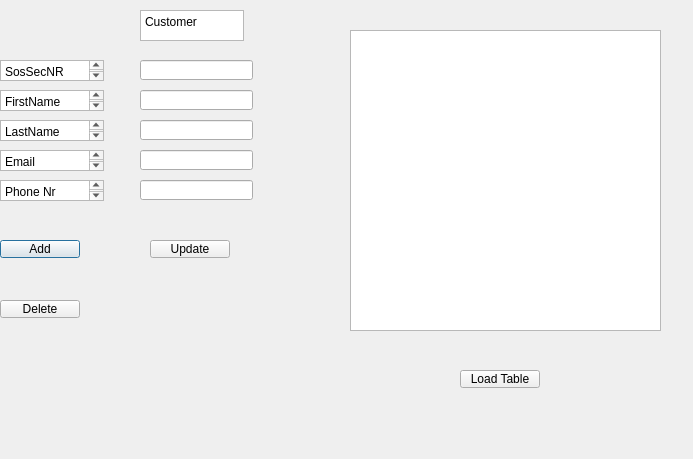
<?xml version="1.0" encoding="UTF-8"?>
<ui version="4.0">
 <class>CustAdd</class>
 <widget class="QDialog" name="CustAdd">
  <property name="geometry">
   <rect>
    <x>0</x>
    <y>0</y>
    <width>693</width>
    <height>459</height>
   </rect>
  </property>
  <property name="windowTitle">
   <string>Dialog</string>
  </property>
  <widget class="QPlainTextEdit" name="plainTextEdit">
   <property name="geometry">
    <rect>
     <x>140</x>
     <y>10</y>
     <width>104</width>
     <height>31</height>
    </rect>
   </property>
   <property name="plainText">
    <string>Customer</string>
   </property>
  </widget>
  <widget class="QLineEdit" name="SosSecNr">
   <property name="geometry">
    <rect>
     <x>140</x>
     <y>60</y>
     <width>113</width>
     <height>20</height>
    </rect>
   </property>
  </widget>
  <widget class="QLineEdit" name="FirstName">
   <property name="geometry">
    <rect>
     <x>140</x>
     <y>90</y>
     <width>113</width>
     <height>20</height>
    </rect>
   </property>
  </widget>
  <widget class="QLineEdit" name="LastName">
   <property name="geometry">
    <rect>
     <x>140</x>
     <y>120</y>
     <width>113</width>
     <height>20</height>
    </rect>
   </property>
  </widget>
  <widget class="QLineEdit" name="Email">
   <property name="geometry">
    <rect>
     <x>140</x>
     <y>150</y>
     <width>113</width>
     <height>20</height>
    </rect>
   </property>
  </widget>
  <widget class="QPlainTextEdit" name="plainTextEdit_2">
   <property name="geometry">
    <rect>
     <x>0</x>
     <y>60</y>
     <width>104</width>
     <height>21</height>
    </rect>
   </property>
   <property name="plainText">
    <string>SosSecNR</string>
   </property>
  </widget>
  <widget class="QLineEdit" name="PhoneNr">
   <property name="geometry">
    <rect>
     <x>140</x>
     <y>180</y>
     <width>113</width>
     <height>20</height>
    </rect>
   </property>
  </widget>
  <widget class="QPlainTextEdit" name="plainTextEdit_4">
   <property name="geometry">
    <rect>
     <x>0</x>
     <y>120</y>
     <width>104</width>
     <height>21</height>
    </rect>
   </property>
   <property name="plainText">
    <string>LastName</string>
   </property>
  </widget>
  <widget class="QPlainTextEdit" name="plainTextEdit_6">
   <property name="geometry">
    <rect>
     <x>0</x>
     <y>180</y>
     <width>104</width>
     <height>21</height>
    </rect>
   </property>
   <property name="plainText">
    <string>Phone Nr</string>
   </property>
  </widget>
  <widget class="QPlainTextEdit" name="plainTextEdit_5">
   <property name="geometry">
    <rect>
     <x>0</x>
     <y>150</y>
     <width>104</width>
     <height>21</height>
    </rect>
   </property>
   <property name="plainText">
    <string>Email</string>
   </property>
  </widget>
  <widget class="QPlainTextEdit" name="plainTextEdit_3">
   <property name="geometry">
    <rect>
     <x>0</x>
     <y>90</y>
     <width>104</width>
     <height>21</height>
    </rect>
   </property>
   <property name="plainText">
    <string>FirstName
</string>
   </property>
  </widget>
  <widget class="QPushButton" name="AddCust">
   <property name="geometry">
    <rect>
     <x>0</x>
     <y>240</y>
     <width>80</width>
     <height>18</height>
    </rect>
   </property>
   <property name="text">
    <string>Add</string>
   </property>
  </widget>
  <widget class="QPushButton" name="pushButton">
   <property name="geometry">
    <rect>
     <x>150</x>
     <y>240</y>
     <width>80</width>
     <height>18</height>
    </rect>
   </property>
   <property name="text">
    <string>Update</string>
   </property>
  </widget>
  <widget class="QPushButton" name="pushButton_2">
   <property name="geometry">
    <rect>
     <x>0</x>
     <y>300</y>
     <width>80</width>
     <height>18</height>
    </rect>
   </property>
   <property name="text">
    <string>Delete</string>
   </property>
  </widget>
  <widget class="QTableView" name="tableView">
   <property name="geometry">
    <rect>
     <x>350</x>
     <y>30</y>
     <width>311</width>
     <height>301</height>
    </rect>
   </property>
  </widget>
  <widget class="QPushButton" name="pushButton_3">
   <property name="geometry">
    <rect>
     <x>460</x>
     <y>370</y>
     <width>80</width>
     <height>18</height>
    </rect>
   </property>
   <property name="text">
    <string>Load Table</string>
   </property>
  </widget>
 </widget>
 <resources/>
 <connections/>
</ui>
